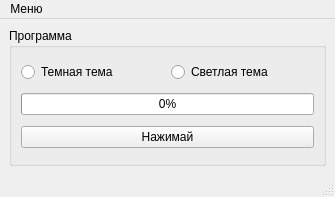
<?xml version="1.0" encoding="UTF-8"?>
<ui version="4.0">
 <class>MainWindow</class>
 <widget class="QMainWindow" name="MainWindow">
  <property name="geometry">
   <rect>
    <x>0</x>
    <y>0</y>
    <width>335</width>
    <height>197</height>
   </rect>
  </property>
  <property name="windowTitle">
   <string>Тестер Прогресс бара</string>
  </property>
  <widget class="QWidget" name="centralwidget">
   <layout class="QGridLayout" name="gridLayout_2">
    <item row="0" column="0">
     <widget class="QGroupBox" name="groupBox">
      <property name="title">
       <string>Программа</string>
      </property>
      <layout class="QGridLayout" name="gridLayout">
       <item row="0" column="0">
        <widget class="QRadioButton" name="darkTheme">
         <property name="text">
          <string>Темная тема</string>
         </property>
        </widget>
       </item>
       <item row="1" column="0" colspan="2">
        <widget class="QProgressBar" name="progressBar">
         <property name="value">
          <number>0</number>
         </property>
        </widget>
       </item>
       <item row="2" column="0" colspan="2">
        <widget class="QPushButton" name="pushButton">
         <property name="text">
          <string>Нажимай</string>
         </property>
         <property name="checkable">
          <bool>false</bool>
         </property>
        </widget>
       </item>
       <item row="0" column="1">
        <widget class="QRadioButton" name="lightTheme">
         <property name="text">
          <string>Светлая тема</string>
         </property>
        </widget>
       </item>
      </layout>
     </widget>
    </item>
   </layout>
  </widget>
  <widget class="QMenuBar" name="menubar">
   <property name="geometry">
    <rect>
     <x>0</x>
     <y>0</y>
     <width>335</width>
     <height>21</height>
    </rect>
   </property>
   <widget class="QMenu" name="menu">
    <property name="title">
     <string>Меню</string>
    </property>
    <addaction name="add10"/>
    <addaction name="del10"/>
    <addaction name="clearBut"/>
    <addaction name="closeBut"/>
    <addaction name="separator"/>
    <addaction name="aboutProg"/>
   </widget>
   <addaction name="menu"/>
  </widget>
  <widget class="QStatusBar" name="statusbar"/>
  <action name="add10">
   <property name="text">
    <string>Добавить 10%</string>
   </property>
  </action>
  <action name="del10">
   <property name="text">
    <string>Убрать 10%</string>
   </property>
  </action>
  <action name="clearBut">
   <property name="text">
    <string>Сброс</string>
   </property>
  </action>
  <action name="closeBut">
   <property name="text">
    <string>Закрыть</string>
   </property>
  </action>
  <action name="aboutProg">
   <property name="text">
    <string>О программе</string>
   </property>
  </action>
 </widget>
 <resources/>
 <connections/>
</ui>
